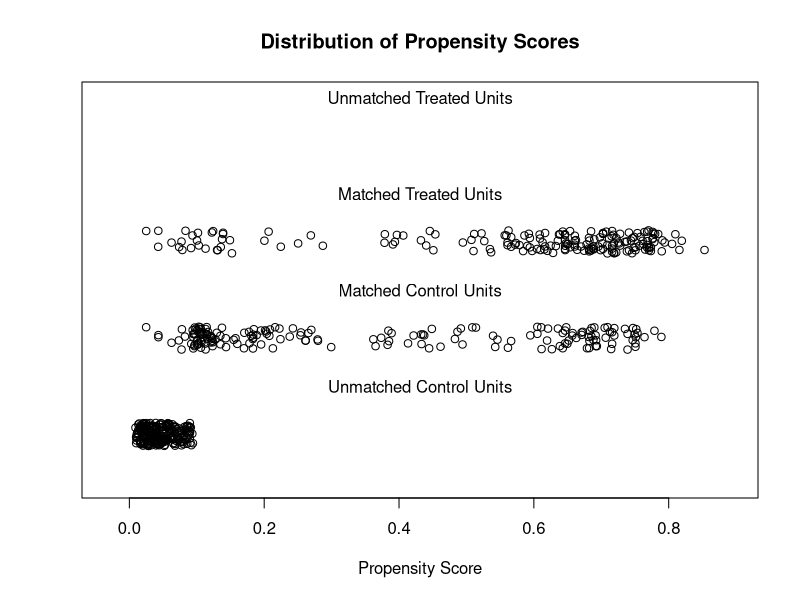
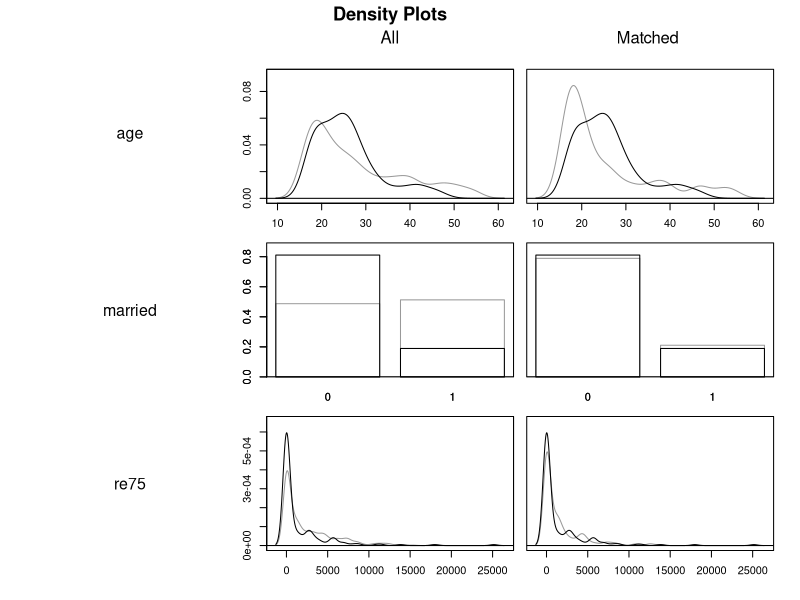

These figures' R source, in order: (Note: this script raises an error after producing the figures.)
## ---- chunk 1
knitr::opts_chunk$set(echo = TRUE, message = FALSE,
                      fig.width=7, fig.height=5,
                      fig.align = "center")
options(width = 200)

notice <- "Note: if the *optmatch* package is not available, the subsequent lines will not run."
use <- {
  if (rlang::is_installed("optmatch")) "full"
  else if (rlang::is_installed("quickmatch")) "quick"
  else "none"
}

me_ok <- rlang::is_installed(c("marginaleffects (>= 0.25.1)", "sandwich")) &&
  !isTRUE(as.logical(Sys.getenv("NOT_CRAN", "false")))
## ---- chunk 2
library("MatchIt")
data("lalonde")

head(lalonde)
## ---- chunk 3
# No matching; constructing a pre-match matchit object
m.out0 <- matchit(treat ~ age + educ + race + married + 
                    nodegree + re74 + re75,
                  data = lalonde,
                  method = NULL,
                  distance = "glm")
## ---- chunk 4
# Checking balance prior to matching
summary(m.out0)
## ---- chunk 5
# 1:1 NN PS matching w/o replacement
m.out1 <- matchit(treat ~ age + educ + race + married + 
                    nodegree + re74 + re75,
                  data = lalonde,
                  method = "nearest",
                  distance = "glm")
## ---- chunk 6
m.out1
## ---- chunk 7
# Checking balance after NN matching
summary(m.out1, un = FALSE)
## ---- chunk 8
plot(m.out1, type = "jitter", interactive = FALSE)
## ---- chunk 9
plot(m.out1, type = "density", interactive = FALSE,
     which.xs = ~age + married + re75)
## ---- chunk 10
# Full matching on a probit PS
m.out2 <- matchit(treat ~ age + educ + race + married + 
                    nodegree + re74 + re75,
                  data = lalonde,
                  method = "full",
                  distance = "glm",
                  link = "probit")
m.out2
## ---- chunk 11
# Full matching on a probit PS
m.out2 <- matchit(treat ~ age + educ + race + married + 
                    nodegree + re74 + re75,
                  data = lalonde,
                  method = "quick",
                  distance = "glm",
                  link = "probit")
m.out2
## ---- chunk 12
# Checking balance after full matching
summary(m.out2, un = FALSE)
## ---- chunk 13
plot(summary(m.out2))
## ---- chunk 14
m.data <- match_data(m.out2)

head(m.data)
## ---- chunk 15
library("marginaleffects")

fit <- lm(re78 ~ treat * (age + educ + race + married +
                            nodegree + re74 + re75),
          data = m.data,
          weights = weights)

avg_comparisons(fit,
                variables = "treat",
                vcov = ~subclass,
                newdata = subset(treat == 1))
## ---- chunk 16
est <- {
  if (use != "none" && me_ok) {
    avg_comparisons(fit,
                    variables = "treat",
                    vcov = ~subclass,
                    newdata = subset(treat == 1))
  }
  else data.frame(type = "response", term = "1 - 0", estimate = 2114, 
                  std.error = 646, statistic = 3.27, 
                  p.value = 0.0011, conf.low = 848, 
                  conf.high = 3380)
}
